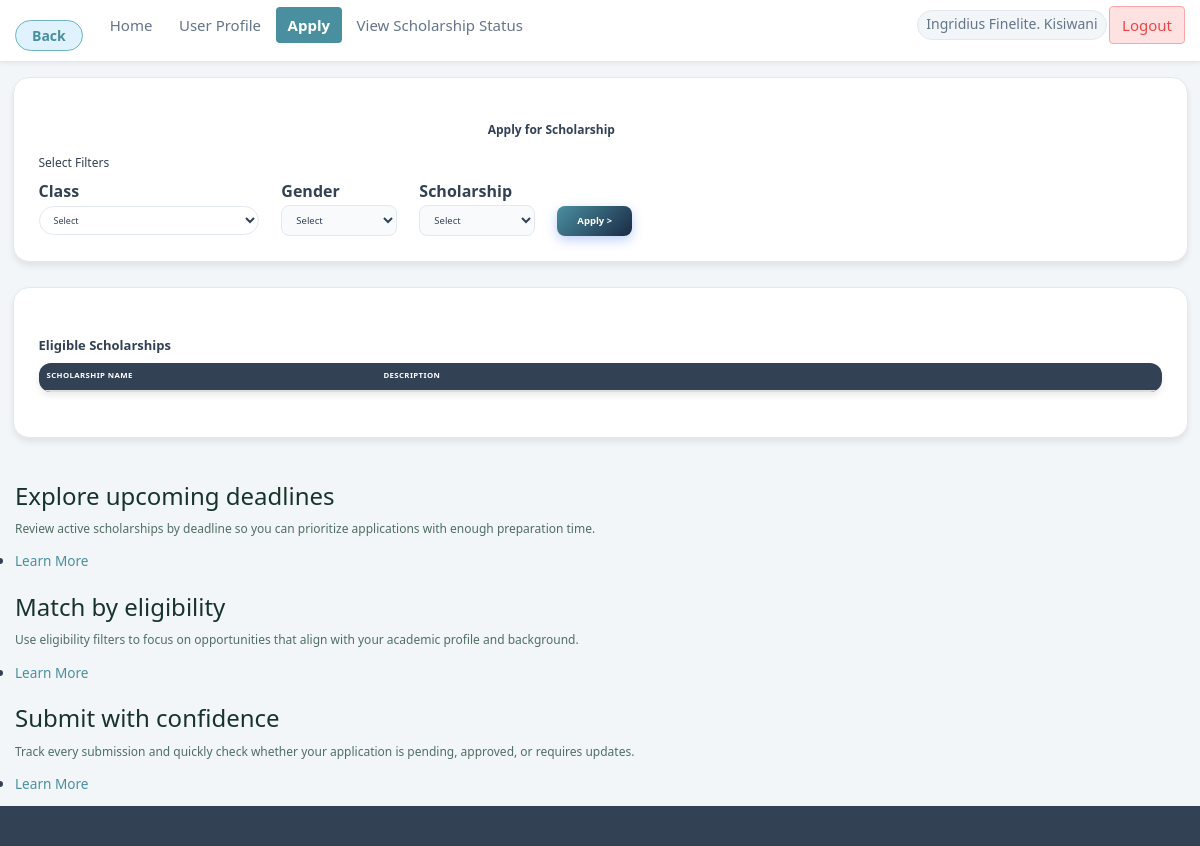
The page /student/tempUserApply.php (signed in) on the database as committed earlier.
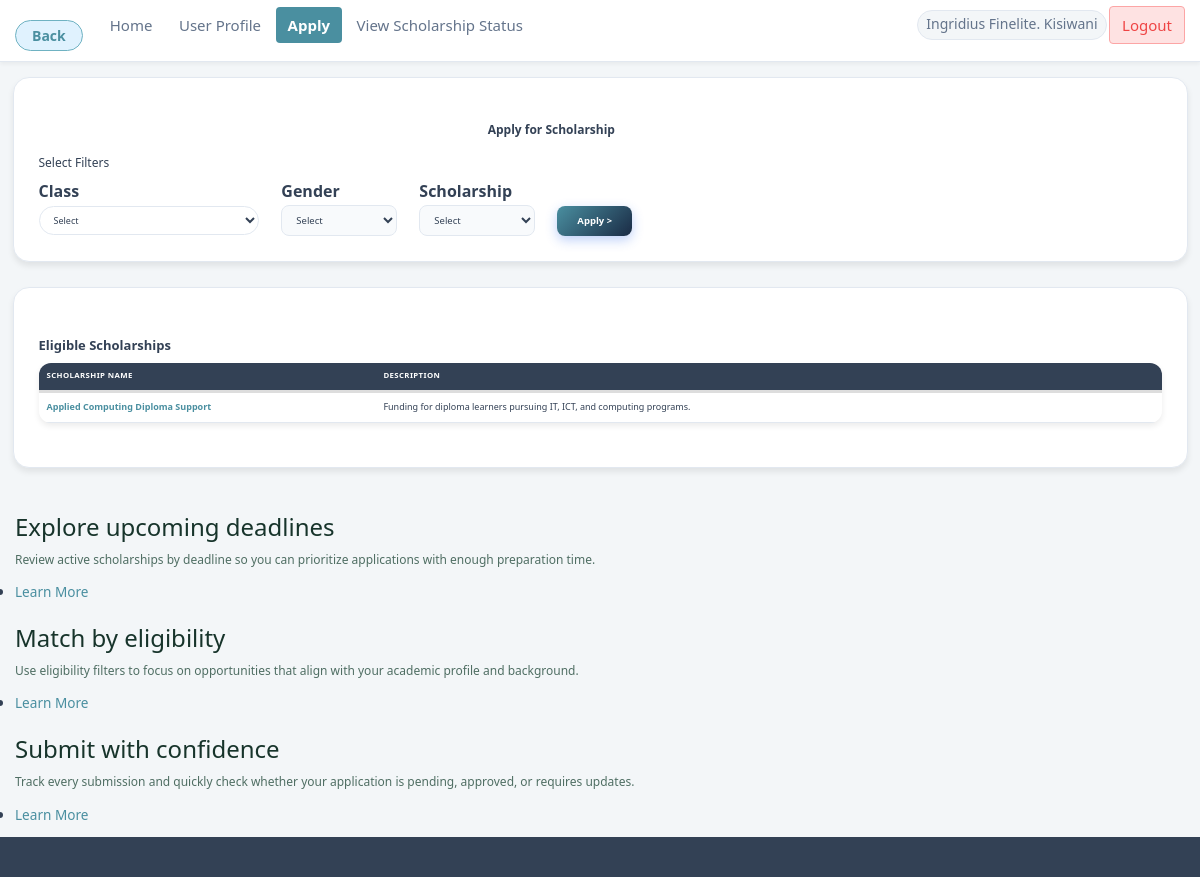
The same page on the database as committed later.
### tables this page shows
CREATE TABLE `scholarship` (
  `scholarshipID` int(11) NOT NULL AUTO_INCREMENT,
  `sigID` int(11) NOT NULL,
  `schname` varchar(255) NOT NULL,
  `schlocation` varchar(255) NOT NULL,
  `schlocationfrom` varchar(255) NOT NULL,
  `degree` varchar(255) NOT NULL,
  `gender` varchar(20) NOT NULL,
  `target_financial_need` enum('Any','Low','Medium','High','Critical') DEFAULT 'Any',
  `religion` varchar(55) NOT NULL,
  `sch` varchar(30) NOT NULL,
  `appDeadline` date NOT NULL,
  `granteesNum` int(11) NOT NULL,
  `funding` varchar(20) NOT NULL,
  `description` varchar(4095) NOT NULL,
  `eligibility` varchar(4095) NOT NULL,
  `benefits` varchar(4095) NOT NULL,
  `apply` varchar(4095) NOT NULL,
  `links` varchar(1024) NOT NULL,
  `contact` varchar(1024) NOT NULL,
  `adminapproval` varchar(20) NOT NULL,
  `approved_at` datetime DEFAULT NULL,
  `previous_adminapproval` varchar(20) NOT NULL,
  `schstatus` varchar(20) NOT NULL DEFAULT 'active',
  PRIMARY KEY (`scholarshipID`),
  KEY `fk_scholarship_signatory` (`sigID`),
  CONSTRAINT `fk_scholarship_signatory` FOREIGN KEY (`sigID`) REFERENCES `signatory` (`sigID`) ON DELETE CASCADE ON UPDATE CASCADE
);

### student/tempUserApply.php (the view, shortened to what the changed rows need)
 <?php
  $currentUserID=$_SESSION['currentUserID'];
    $conn = getDbConnection();
$studentProfile = array(
  'current_level' => '',
  'gender' => '',
  'financial_need' => '',
  'career_interests' => ''
);
$studentProfileStmt = $conn->prepare("SELECT current_level, gender, financial_need, career_interests FROM student WHERE studentID = ? LIMIT 1");
if ($studentProfileStmt) {
  $studentProfileStmt->bind_param("i", $currentUserID);
  $studentProfileStmt->execute();
  $studentProfileResult = $studentProfileStmt->get_result()->fetch_assoc();
  if ($studentProfileResult) {
    $studentProfile = $studentProfileResult;
  }
}
$allowedScholarshipTypes = array('merit_based', 'means_based');
$allowedScholarshipTypes = array_values(array_unique($allowedScholarshipTypes));
?>
<!DOCTYPE HTML>
<html>
  <head>
      <link href="../css/bootstrap.min.css" rel="stylesheet">
      <link href="../css/user.css" rel="stylesheet">
      <link href="../css/pages/student.css" rel="stylesheet">
      <link href="../css/pages/student-dashboard.css" rel="stylesheet">
  </head>
  <body class="app-shell">
    <div class="app-page">
        <?php
          require '../includes/nav-student.php';
        ?>
        <article id="main">
          <section class="content-card container">
                          <h1 style="padding-left: 40%"><strong>Apply for Scholarship</strong></h1>
                          <h1>Select Filters</h1>
                          <table>
                            <thead>
                               <tr>
                                 <th>Class</th>
                                 <th style="padding-left: 4%">Gender</th>
                                 <th style="padding-left: 4%">Scholarship</th>
                                </tr>
                            </thead>
                    </table>
        </section>
            <section class="content-card container">
                <div class="content">
                  <section>
                    <?php
                        $date1 = date("Y-m-d");
                        $text = "Eligible Scholarships";
                    ?>
                    <h1><?php echo $text; ?></h1>
                                <table class="table">
                                    <thead>
                                      <tr>
                                        <th style="width: 30%">Scholarship Name</th>
                                        <th>Description</th>
                                      </tr>
                                    </thead>
                                    <tbody>
                                      <?php
                                        $conditions = array();
                                        $params = array();
                                        $types = '';
                                        $conditions[] = "adminapproval = 'Approved'";
                                        $conditions[] = "appDeadline >= ?";
                                        $params[] = $date1;
                                        $types .= 's';
                                        $studentLevel = trim((string)($studentProfile['current_level'] ?? ''));
                                        if ($studentLevel !== '') {
                                          $conditions[] = "(degree = ? OR degree = 'select' OR degree = '')";
                                          $params[] = $studentLevel;
                                          $types .= 's';
                                        }
                                        $studentGender = trim((string)($studentProfile['gender'] ?? ''));
                                        if ($studentGender !== '') {
                                          $conditions[] = "(gender = ? OR gender = 'male+female' OR gender = 'select' OR gender = '')";
                                          $params[] = $studentGender;
                                          $types .= 's';
                                        }
                                        $studentNeed = trim((string)($studentProfile['financial_need'] ?? ''));
                                        if ($studentNeed !== '') {
                                          $conditions[] = "(target_financial_need = ? OR target_financial_need = 'Any' OR target_financial_need = '')";
                                          $params[] = $studentNeed;
                                          $types .= 's';
                                        }
                                        if (!empty($allowedScholarshipTypes)) {
                                          $placeholders = implode(',', array_fill(0, count($allowedScholarshipTypes), '?'));
                                          $conditions[] = "sch IN ($placeholders)";
                                          foreach ($allowedScholarshipTypes as $schType) {
                                            $params[] = $schType;
                                            $types .= 's';
                                          }
                                        }
                                        $to_query = "SELECT scholarshipID, schname, description FROM scholarship WHERE " . implode(' AND ', $conditions);
                                        $sql_result_stmt = $conn->prepare($to_query);
                                        if ($sql_result_stmt) {
                                          if (!empty($params)) {
                                            $sql_result_stmt->bind_param($types, ...$params);
                                          }
                                          $sql_result_stmt->execute();
                                          $sql_result = $sql_result_stmt->get_result();
                                          while($row = $sql_result->fetch_assoc()){
                                      ?>
                                          <tr>
                                            <td><a href="tempschdesc.php?sch=<?php echo (int)$row['scholarshipID']; ?>" title="<?php echo htmlspecialchars((string)$row['schname'], ENT_QUOTES, 'UTF-8'); ?>"><?php echo htmlspecialchars((string)$row['schname'], ENT_QUOTES, 'UTF-8'); ?></a></td>
                                            <td><?php echo htmlspecialchars((string)$row['description'], ENT_QUOTES, 'UTF-8'); ?></td>
                                          </tr>
                                      <?php
                                          }
                                        }
                                      ?>
                                    </tbody>
                                  </table>
                  </section>
                </div>
            </section>
        </article>
    </div>
  </body>
</html>

Rows that differ between the two databases and show on the page:
added scholarship: schname "Applied Computing Diploma Support", description "Funding for diploma learners pursuing IT, ICT, and computing programs."
